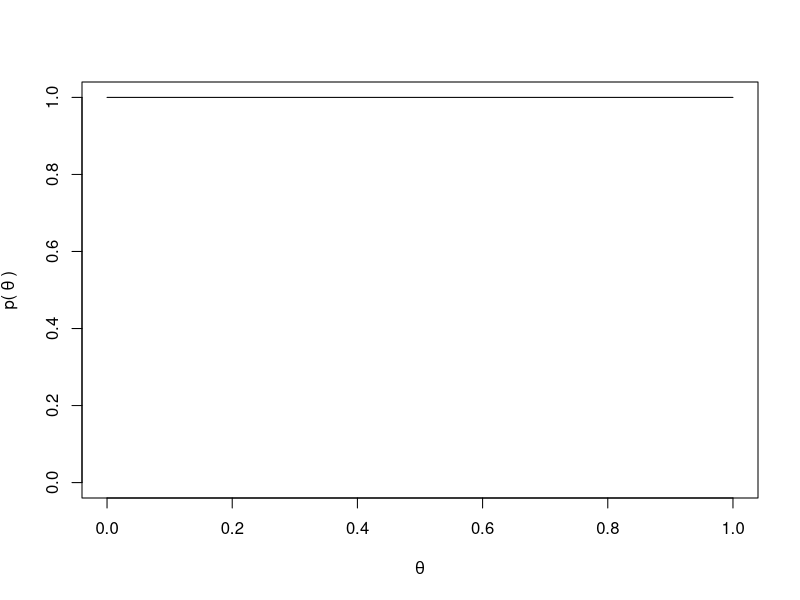
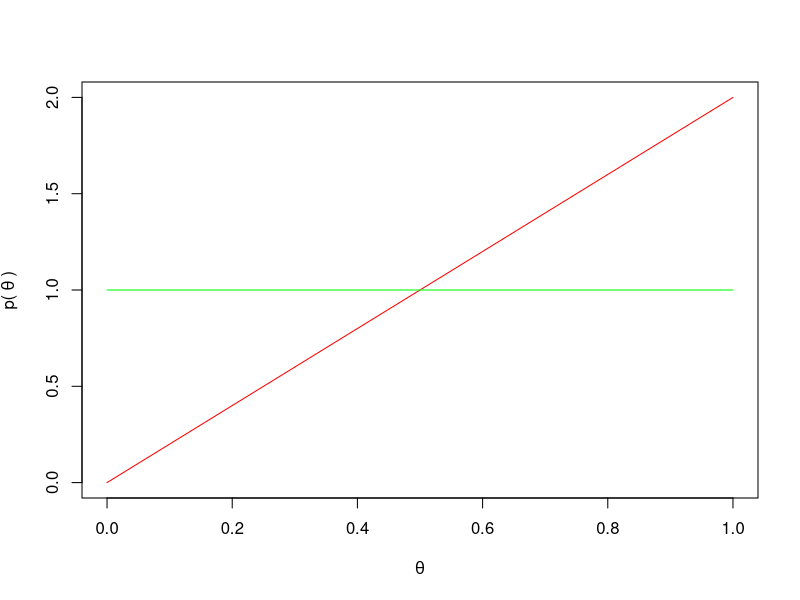
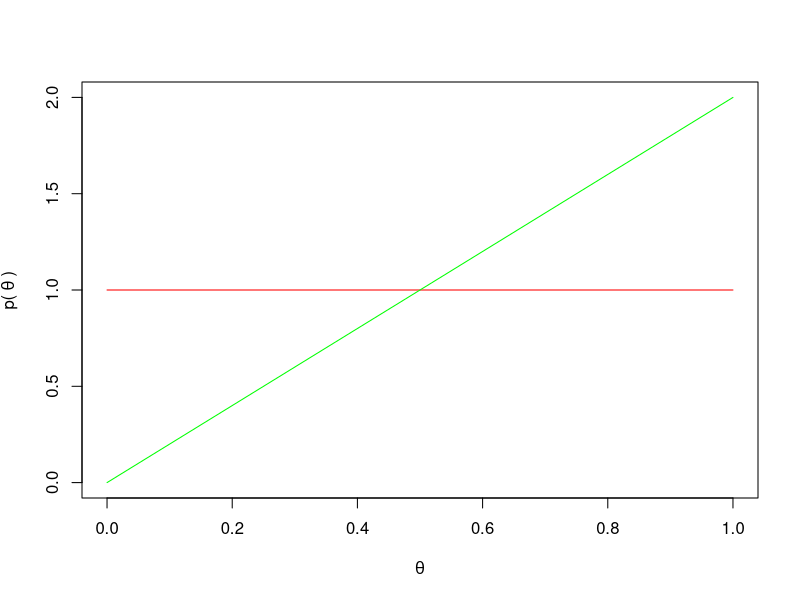
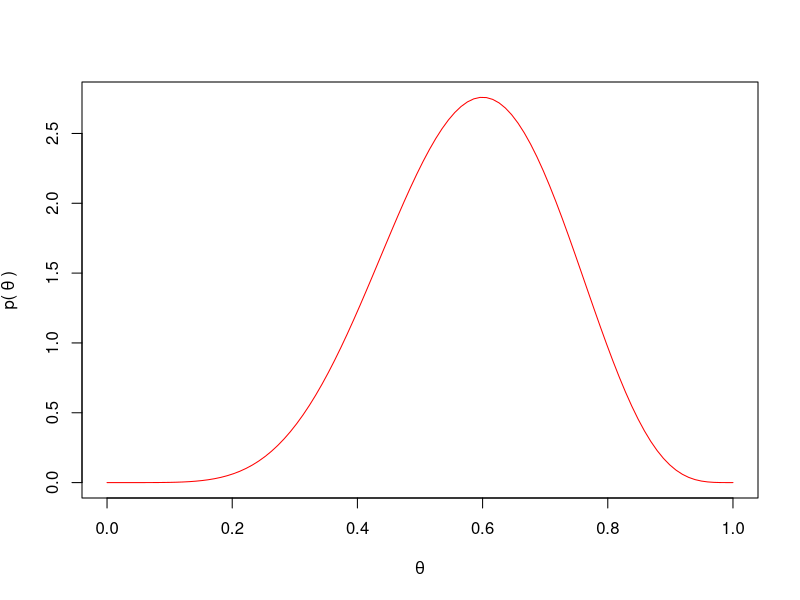
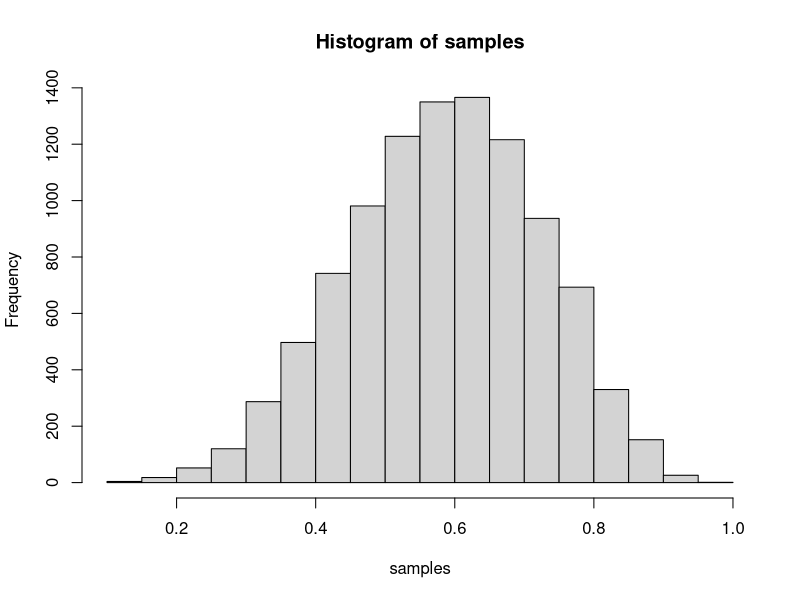
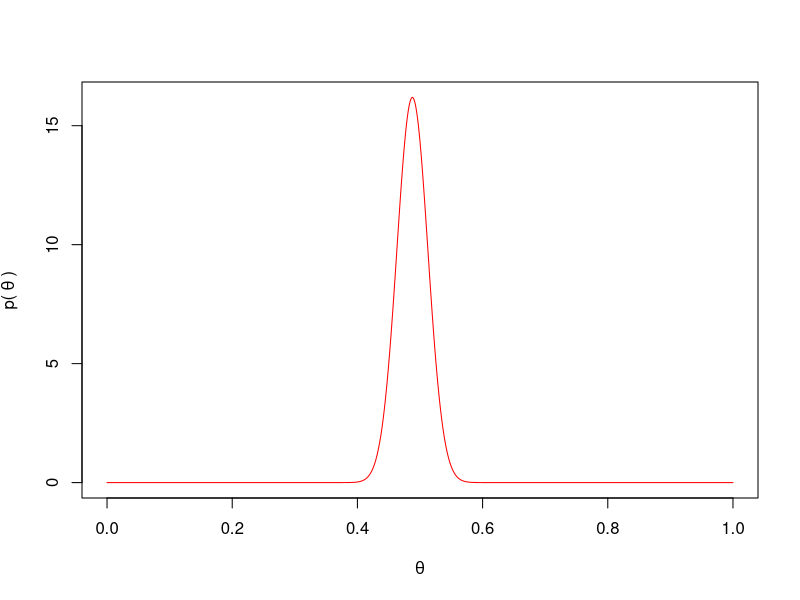

R code for these plots, in order:
## ---- chunk 1
knitr::opts_chunk$set(echo = TRUE)
## ---- chunk 2
denominator <- (1 - 0.99) * (1 - (1 / 1000)) + 0.99 / 1000
numerator <- 0.99 / 1000

numerator / denominator
## ---- chunk 3
x <- seq(0, 1, length.out=100)
y <- rep(1, 100)

plot(x, y, ylim=c(0, 1), xlab=expression(theta), ylab=expression('p(' ~ theta ~ ')'), type='l')
## ---- chunk 4
theta_plot <- function(x, y, ylim=NULL) {
  plot(x, y, xlab=expression(theta), ylab=expression('p(' ~ theta ~ ')'), type='l', col='red', ylim=ylim)
}

x <- seq(0, 1, length.out=100)
yprior <- rep(1, 100)
ypost <- 2 * x

theta_plot(x, ypost)
lines(x, yprior, ylim=c(0, 2), col='green')
## ---- chunk 5
x <- seq(0, 1, length.out = 100)

# Uniform prior:
prior <- dbeta(x, 1, 1)

# Posterior after observing one head
post <- dbeta(x, 2, 1)

theta_plot(x, prior, ylim=c(0, 2))
lines(x, post, col='green')
## ---- chunk 6
x <- seq(0, 1, length.out = 100)
n_heads <- 6
n_tails <- 4

# Posterior after observing one head
posterior <- dbeta(x, n_heads + 1, n_tails + 1)

theta_plot(x, posterior)
## ---- chunk 7
n_draws <- 10000
samples <- rbeta(n_draws, 1 + n_heads, 1 + n_tails)

hist(samples)
## ---- chunk 8
mean(samples)
## ---- chunk 9
mean(samples > 0.6)
## ---- chunk 10
x <- seq(0, 1, length.out = 1000)
n_heads <- 200
n_tails <- 210

# Posterior after observing one head
posterior <- dbeta(x, n_heads + 1, n_tails + 1)

theta_plot(x, posterior)
